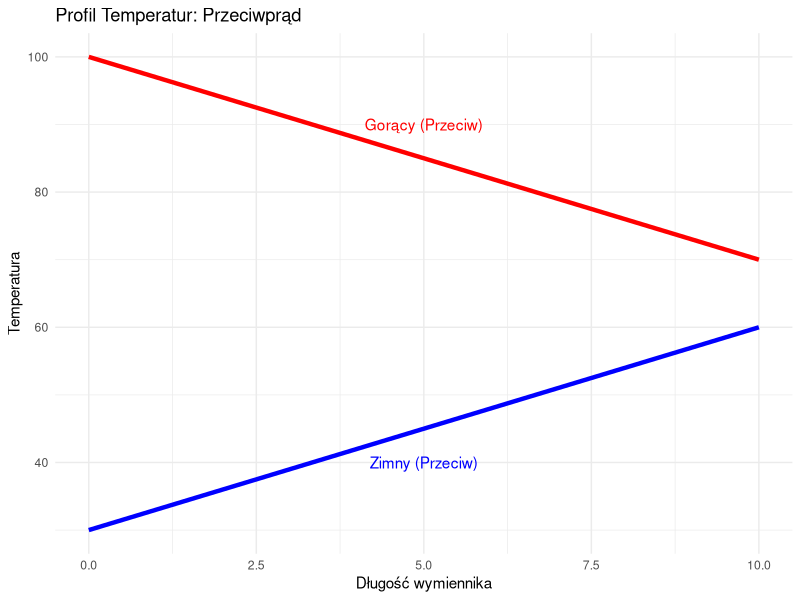

This figure's R source:
## ---- chunk 1
#| label: he-profiles
#| echo: false
#| fig-width: 6
#| fig-height: 5

library(ggplot2)

x <- seq(0, 10, length.out=100)

# Counter-Flow
hot_cf <- 100 - 3*x
cold_cf <- 30 + 3*x

# Parallel-Flow
hot_pf <- 100 - 4*x
cold_pf <- 20 + 2*x

ggplot() +
  geom_line(aes(x=x, y=hot_cf), color="red", size=1.5, linetype="solid") +
  geom_line(aes(x=x, y=cold_cf), color="blue", size=1.5, linetype="solid") +
  annotate("text", x=5, y=90, label="Gorący (Przeciw)", color="red") +
  annotate("text", x=5, y=40, label="Zimny (Przeciw)", color="blue") +
  labs(title="Profil Temperatur: Przeciwprąd", x="Długość wymiennika", y="Temperatura") +
  theme_minimal()
